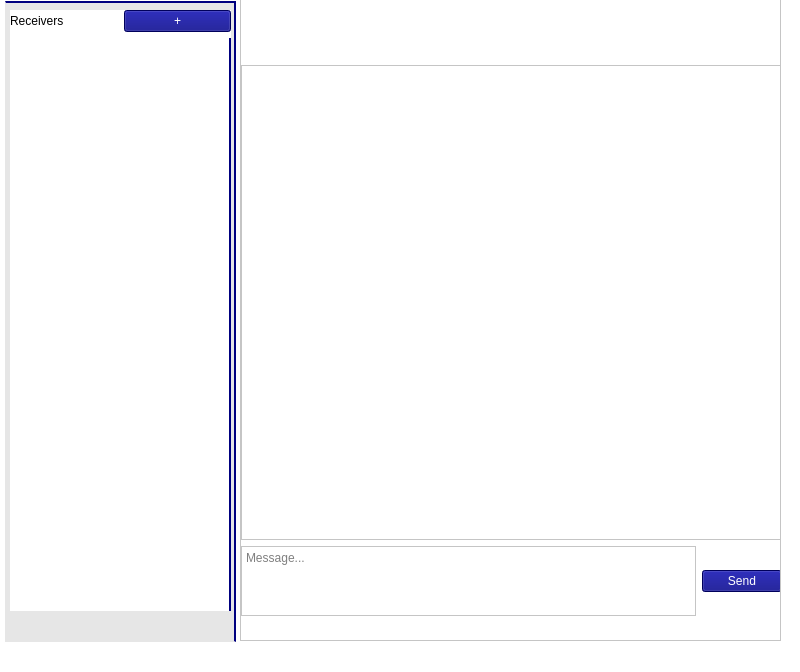
<?xml version="1.0" encoding="UTF-8"?>
<ui version="4.0">
 <class>MainWindow</class>
 <widget class="QMainWindow" name="MainWindow">
  <property name="geometry">
   <rect>
    <x>0</x>
    <y>0</y>
    <width>800</width>
    <height>672</height>
   </rect>
  </property>
  <property name="windowTitle">
   <string>MainWindow</string>
  </property>
  <property name="styleSheet">
   <string notr="true">background-color: rgb(255, 255, 255);
color: rgb(0, 0, 0);</string>
  </property>
  <widget class="QWidget" name="centralwidget">
   <widget class="QListView" name="bg">
    <property name="geometry">
     <rect>
      <x>5</x>
      <y>1</y>
      <width>231</width>
      <height>641</height>
     </rect>
    </property>
    <property name="styleSheet">
     <string notr="true">background-color: rgb(230, 230, 230);
border-right-color: rgb(0, 0, 127);
border-right-style:solid;
border-right-width:2px;
border-top-color: rgb(0, 0, 127);
border-top-style:solid;
border-top-width:2px;</string>
    </property>
   </widget>
   <widget class="QScrollArea" name="scrollArea">
    <property name="geometry">
     <rect>
      <x>240</x>
      <y>-30</y>
      <width>541</width>
      <height>671</height>
     </rect>
    </property>
    <property name="widgetResizable">
     <bool>true</bool>
    </property>
    <widget class="QWidget" name="messagesArea">
     <property name="geometry">
      <rect>
       <x>0</x>
       <y>0</y>
       <width>541</width>
       <height>671</height>
      </rect>
     </property>
     <property name="styleSheet">
      <string notr="true"/>
     </property>
     <widget class="QLabel" name="nameLabel">
      <property name="geometry">
       <rect>
        <x>10</x>
        <y>40</y>
        <width>541</width>
        <height>50</height>
       </rect>
      </property>
      <property name="sizePolicy">
       <sizepolicy hsizetype="Preferred" vsizetype="Expanding">
        <horstretch>0</horstretch>
        <verstretch>0</verstretch>
       </sizepolicy>
      </property>
      <property name="minimumSize">
       <size>
        <width>0</width>
        <height>50</height>
       </size>
      </property>
      <property name="styleSheet">
       <string notr="true"/>
      </property>
      <property name="text">
       <string/>
      </property>
     </widget>
     <widget class="QWidget" name="">
      <property name="geometry">
       <rect>
        <x>0</x>
        <y>94</y>
        <width>541</width>
        <height>551</height>
       </rect>
      </property>
      <layout class="QVBoxLayout" name="verticalLayout_2">
       <item>
        <widget class="QScrollArea" name="messagedDisplay">
         <property name="styleSheet">
          <string notr="true"/>
         </property>
         <property name="widgetResizable">
          <bool>true</bool>
         </property>
         <widget class="QWidget" name="scrollAreaWidgetContents">
          <property name="geometry">
           <rect>
            <x>0</x>
            <y>0</y>
            <width>535</width>
            <height>450</height>
           </rect>
          </property>
         </widget>
        </widget>
       </item>
       <item>
        <layout class="QHBoxLayout" name="horizontalLayout_2">
         <item>
          <widget class="QPlainTextEdit" name="messageInput">
           <property name="sizePolicy">
            <sizepolicy hsizetype="Expanding" vsizetype="Maximum">
             <horstretch>0</horstretch>
             <verstretch>0</verstretch>
            </sizepolicy>
           </property>
           <property name="maximumSize">
            <size>
             <width>16777215</width>
             <height>100</height>
            </size>
           </property>
           <property name="placeholderText">
            <string>Message...</string>
           </property>
          </widget>
         </item>
         <item>
          <widget class="QPushButton" name="sendBtn">
           <property name="styleSheet">
            <string notr="true">background-color: rgb(0, 0, 127);
color: rgb(255, 255, 255);</string>
           </property>
           <property name="text">
            <string>Send</string>
           </property>
          </widget>
         </item>
        </layout>
       </item>
      </layout>
     </widget>
    </widget>
   </widget>
   <widget class="QWidget" name="layoutWidget">
    <property name="geometry">
     <rect>
      <x>10</x>
      <y>10</y>
      <width>221</width>
      <height>601</height>
     </rect>
    </property>
    <layout class="QVBoxLayout" name="verticalLayout">
     <item>
      <layout class="QHBoxLayout" name="horizontalLayout">
       <item>
        <widget class="QLabel" name="label">
         <property name="text">
          <string>Receivers</string>
         </property>
        </widget>
       </item>
       <item>
        <widget class="QPushButton" name="add">
         <property name="styleSheet">
          <string notr="true">background-color: rgb(0, 0, 127);
color: rgb(255, 255, 255);</string>
         </property>
         <property name="text">
          <string>+</string>
         </property>
        </widget>
       </item>
      </layout>
     </item>
     <item>
      <widget class="QListView" name="receiverList">
       <property name="styleSheet">
        <string notr="true">/* Main List Area */
QListView {
    background-color: #ffffff;
    border: none;
    border-right: 2px solid rgb(0, 0, 127);
    show-decoration-selected: 1; /* Makes the selection span the full width */
    outline: none;
}

/* Individual Items */
QListView::item {
    padding: 15px;
    border-bottom: 1px solid #eeeeee;
    color: #333333;
    font-size: 13px;
}

/* Hover State */
QListView::item:hover {
    background-color: #f5f7ff;
}

/* Selected State (The active chat) */
QListView::item:selected {
    background-color: rgb(0, 0, 127);
    color: white;
    font-weight: bold;
}

/* Custom Scrollbar to match your theme */
QScrollBar:vertical {
    border: none;
    background: #f0f0f0;
    width: 8px;
    margin: 0px;
}

QScrollBar::handle:vertical {
    background: #cccccc;
    min-height: 20px;
    border-radius: 4px;
}

QScrollBar::handle:vertical:hover {
    background: rgb(0, 0, 127);
}</string>
       </property>
       <property name="editTriggers">
        <set>QAbstractItemView::NoEditTriggers</set>
       </property>
      </widget>
     </item>
    </layout>
   </widget>
  </widget>
  <widget class="QMenuBar" name="menubar">
   <property name="geometry">
    <rect>
     <x>0</x>
     <y>0</y>
     <width>800</width>
     <height>30</height>
    </rect>
   </property>
  </widget>
  <widget class="QStatusBar" name="statusbar"/>
 </widget>
 <resources/>
 <connections/>
</ui>
